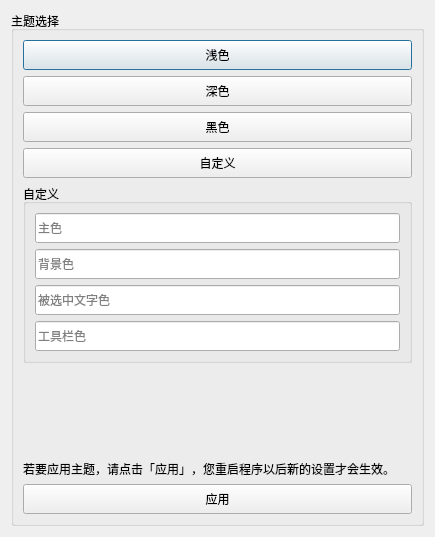
<?xml version="1.0" encoding="UTF-8"?>
<ui version="4.0">
 <class>theme</class>
 <widget class="QDialog" name="theme">
  <property name="geometry">
   <rect>
    <x>0</x>
    <y>0</y>
    <width>435</width>
    <height>537</height>
   </rect>
  </property>
  <property name="cursor">
   <cursorShape>CrossCursor</cursorShape>
  </property>
  <property name="windowTitle">
   <string>设置主题</string>
  </property>
  <layout class="QGridLayout" name="gridLayout">
   <item row="0" column="0">
    <widget class="QGroupBox" name="groupBox">
     <property name="statusTip">
      <string>主题选择器</string>
     </property>
     <property name="whatsThis">
      <string>主题选择器</string>
     </property>
     <property name="title">
      <string>主题选择</string>
     </property>
     <layout class="QGridLayout" name="gridLayout_2">
      <item row="0" column="0">
       <widget class="QPushButton" name="setTheme_light">
        <property name="minimumSize">
         <size>
          <width>0</width>
          <height>30</height>
         </size>
        </property>
        <property name="statusTip">
         <string>设置浅色主题</string>
        </property>
        <property name="whatsThis">
         <string>设置浅色主题</string>
        </property>
        <property name="text">
         <string>浅色</string>
        </property>
       </widget>
      </item>
      <item row="1" column="0">
       <widget class="QPushButton" name="setTheme_Dark">
        <property name="minimumSize">
         <size>
          <width>0</width>
          <height>30</height>
         </size>
        </property>
        <property name="statusTip">
         <string>设置深色主题</string>
        </property>
        <property name="whatsThis">
         <string>设置深色主题</string>
        </property>
        <property name="text">
         <string>深色</string>
        </property>
       </widget>
      </item>
      <item row="2" column="0">
       <widget class="QPushButton" name="setTheme_Black">
        <property name="minimumSize">
         <size>
          <width>0</width>
          <height>30</height>
         </size>
        </property>
        <property name="statusTip">
         <string>设置黑色主题</string>
        </property>
        <property name="whatsThis">
         <string>设置黑色主题</string>
        </property>
        <property name="text">
         <string>黑色</string>
        </property>
       </widget>
      </item>
      <item row="3" column="0">
       <widget class="QPushButton" name="setTheme_Custom">
        <property name="minimumSize">
         <size>
          <width>0</width>
          <height>30</height>
         </size>
        </property>
        <property name="statusTip">
         <string>设置自定义主题</string>
        </property>
        <property name="whatsThis">
         <string>设置自定义主题</string>
        </property>
        <property name="text">
         <string>自定义</string>
        </property>
       </widget>
      </item>
      <item row="4" column="0">
       <widget class="QGroupBox" name="groupBox_2">
        <property name="statusTip">
         <string>自定义颜色框</string>
        </property>
        <property name="whatsThis">
         <string>自定义颜色框</string>
        </property>
        <property name="accessibleName">
         <string/>
        </property>
        <property name="title">
         <string>自定义</string>
        </property>
        <layout class="QVBoxLayout" name="verticalLayout">
         <item>
          <widget class="QLineEdit" name="primary_input">
           <property name="minimumSize">
            <size>
             <width>0</width>
             <height>30</height>
            </size>
           </property>
           <property name="cursor">
            <cursorShape>CrossCursor</cursorShape>
           </property>
           <property name="statusTip">
            <string>自定义主色</string>
           </property>
           <property name="whatsThis">
            <string>自定义主色</string>
           </property>
           <property name="placeholderText">
            <string>主色</string>
           </property>
          </widget>
         </item>
         <item>
          <widget class="QLineEdit" name="background_input">
           <property name="minimumSize">
            <size>
             <width>0</width>
             <height>30</height>
            </size>
           </property>
           <property name="cursor">
            <cursorShape>CrossCursor</cursorShape>
           </property>
           <property name="statusTip">
            <string>自定义背景色</string>
           </property>
           <property name="whatsThis">
            <string>自定义背景色</string>
           </property>
           <property name="placeholderText">
            <string>背景色</string>
           </property>
          </widget>
         </item>
         <item>
          <widget class="QLineEdit" name="text_input">
           <property name="minimumSize">
            <size>
             <width>0</width>
             <height>30</height>
            </size>
           </property>
           <property name="cursor">
            <cursorShape>CrossCursor</cursorShape>
           </property>
           <property name="statusTip">
            <string>自定义被选中文字色</string>
           </property>
           <property name="whatsThis">
            <string>自定义被选中文字色</string>
           </property>
           <property name="placeholderText">
            <string>被选中文字色</string>
           </property>
          </widget>
         </item>
         <item>
          <widget class="QLineEdit" name="toolbar_input">
           <property name="minimumSize">
            <size>
             <width>0</width>
             <height>30</height>
            </size>
           </property>
           <property name="cursor">
            <cursorShape>CrossCursor</cursorShape>
           </property>
           <property name="statusTip">
            <string>自定义工具栏色</string>
           </property>
           <property name="whatsThis">
            <string>自定义工具栏色</string>
           </property>
           <property name="placeholderText">
            <string>工具栏色</string>
           </property>
          </widget>
         </item>
        </layout>
       </widget>
      </item>
      <item row="5" column="0">
       <spacer name="verticalSpacer">
        <property name="orientation">
         <enum>Qt::Vertical</enum>
        </property>
        <property name="sizeHint" stdset="0">
         <size>
          <width>20</width>
          <height>44</height>
         </size>
        </property>
       </spacer>
      </item>
      <item row="6" column="0">
       <widget class="QLabel" name="theme_instruction">
        <property name="statusTip">
         <string>若要应用主题，请点击「应用」，您重启程序以后新的设置才会生效。</string>
        </property>
        <property name="whatsThis">
         <string>若要应用主题，请点击「应用」，您重启程序以后新的设置才会生效。</string>
        </property>
        <property name="text">
         <string>若要应用主题，请点击「应用」，您重启程序以后新的设置才会生效。</string>
        </property>
        <property name="alignment">
         <set>Qt::AlignLeading|Qt::AlignLeft|Qt::AlignTop</set>
        </property>
        <property name="wordWrap">
         <bool>true</bool>
        </property>
       </widget>
      </item>
      <item row="7" column="0">
       <widget class="QPushButton" name="apply_theme">
        <property name="minimumSize">
         <size>
          <width>0</width>
          <height>30</height>
         </size>
        </property>
        <property name="statusTip">
         <string>应用主题</string>
        </property>
        <property name="whatsThis">
         <string>应用主题</string>
        </property>
        <property name="text">
         <string>应用</string>
        </property>
       </widget>
      </item>
     </layout>
    </widget>
   </item>
  </layout>
 </widget>
 <resources/>
 <connections/>
</ui>
